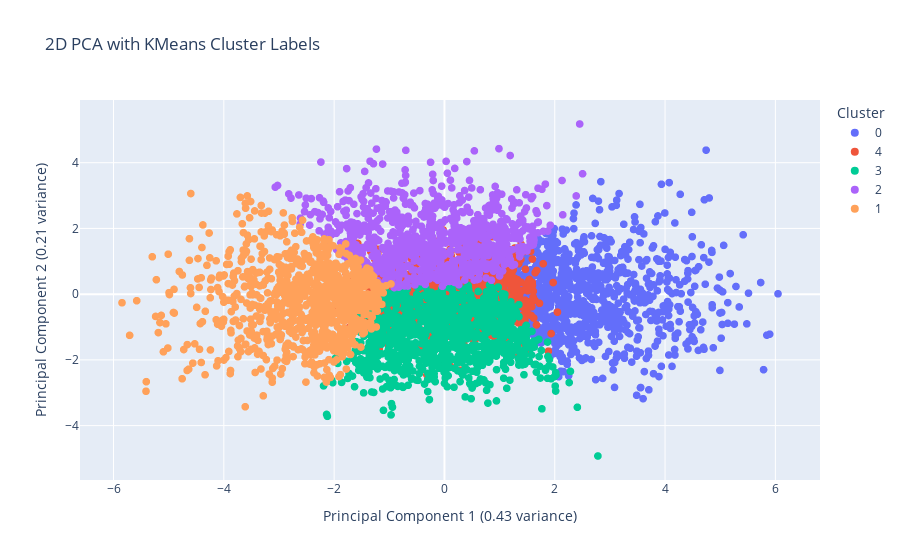

Notebook code for this chart:
### Code cell
# 7d. Visualize 2D PCA with cluster Labels
if 'cluster_labels_kmeans' in locals() and cluster_labels_kmeans is not None and 'pca_df_rdkit' in locals() and 'explained_variance_ratio_rdkit' in locals():
    pca_df_rdkit_clustered = pca_df_rdkit.copy()
    pca_df_rdkit_clustered['Cluster'] = cluster_labels_kmeans
    # Plotly handles categorical coloring automatically, ensure 'Cluster' column is suitable (e.g., string or category)
    pca_df_rdkit_clustered['Cluster'] = pca_df_rdkit_clustered['Cluster'].astype(str)


    fig_pca_2d_clustered = plot_scatter_plotly_2d(
        df=pca_df_rdkit_clustered,
        x_col='Principal Component 1',
        y_col='Principal Component 2',
        color_col='Cluster',
        text_col_data=pca_df_rdkit_clustered.index,
        title='2D PCA with KMeans Cluster Labels',
        labels_dict={
            'Principal Component 1': f'Principal Component 1 ({explained_variance_ratio_rdkit[0]:.2f} variance)',
            'Principal Component 2': f'Principal Component 2 ({explained_variance_ratio_rdkit[1]:.2f} variance)',
            'Cluster': 'Cluster'
        },
        marker_size=8,
        text_position='top right',
        # color_discrete_map can be used here if specific colors are desired for clusters
    )
    fig_pca_2d_clustered.show()
else:
    print("Skipping 2D PCA with KMeans cluster colors: Prerequisite data not available.")

### Figure 1 — Plotly figure (JSON) as saved in the notebook; plotly's stock layout.template omitted (floating-point values rounded to 4 significant figures; data arrays with more than 128 entries replaced by an {"elided": "..."} marker saying what was removed)
{"data": [{"hovertemplate": "%{hovertext}<extra></extra>", "hovertext": {"elided": "979 str values"}, "legendgroup": "0", "marker": {"color": "#636efa", "size": 8, "symbol": "circle"}, "mode": "markers", "name": "0", "showlegend": true, "type": "scattergl", "x": {"elided": "979 float values"}, "xaxis": "x", "y": {"elided": "979 float values"}, "yaxis": "y"}, {"hovertemplate": "%{hovertext}<extra></extra>", "hovertext": {"elided": "1130 str values"}, "legendgroup": "4", "marker": {"color": "#EF553B", "size": 8, "symbol": "circle"}, "mode": "markers", "name": "4", "showlegend": true, "type": "scattergl", "x": {"elided": "1130 float values"}, "xaxis": "x", "y": {"elided": "1130 float values"}, "yaxis": "y"}, {"hovertemplate": "%{hovertext}<extra></extra>", "hovertext": {"elided": "1043 str values"}, "legendgroup": "3", "marker": {"color": "#00cc96", "size": 8, "symbol": "circle"}, "mode": "markers", "name": "3", "showlegend": true, "type": "scattergl", "x": {"elided": "1043 float values"}, "xaxis": "x", "y": {"elided": "1043 float values"}, "yaxis": "y"}, {"hovertemplate": "%{hovertext}<extra></extra>", "hovertext": {"elided": "898 str values"}, "legendgroup": "2", "marker": {"color": "#ab63fa", "size": 8, "symbol": "circle"}, "mode": "markers", "name": "2", "showlegend": true, "type": "scattergl", "x": {"elided": "898 float values"}, "xaxis": "x", "y": {"elided": "898 float values"}, "yaxis": "y"}, {"hovertemplate": "%{hovertext}<extra></extra>", "hovertext": {"elided": "950 str values"}, "legendgroup": "1", "marker": {"color": "#FFA15A", "size": 8, "symbol": "circle"}, "mode": "markers", "name": "1", "showlegend": true, "type": "scattergl", "x": {"elided": "950 float values"}, "xaxis": "x", "y": {"elided": "950 float values"}, "yaxis": "y"}], "layout": {"legend": {"title": {"text": "Cluster"}, "tracegroupgap": 0}, "title": {"text": "2D PCA with KMeans Cluster Labels"}, "xaxis": {"anchor": "y", "domain": [0, 1], "title": {"text": "Principal Component 1 (0.43 variance)"}}, "yaxis": {"anchor": "x", "domain": [0, 1], "title": {"text": "Principal Component 2 (0.21 variance)"}}}}
